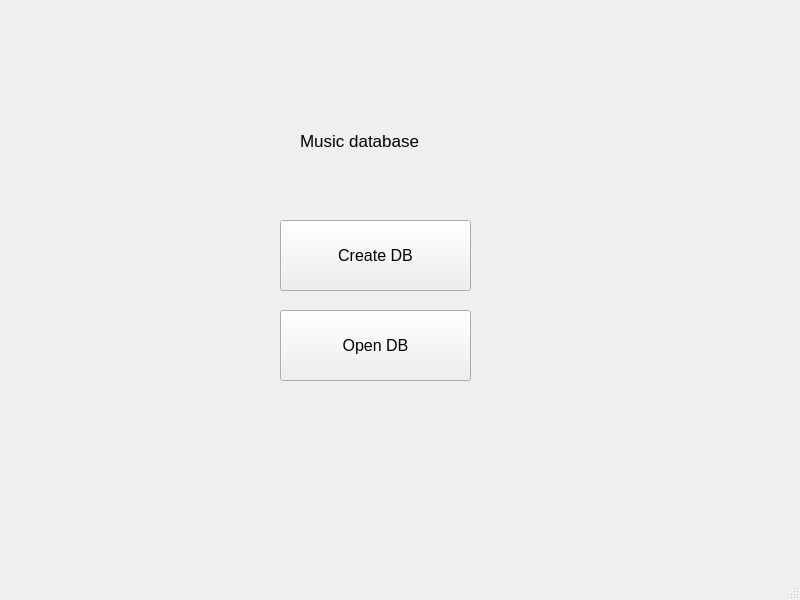
<?xml version="1.0" encoding="UTF-8"?>
<ui version="4.0">
 <class>MainWindow</class>
 <widget class="QMainWindow" name="MainWindow">
  <property name="geometry">
   <rect>
    <x>0</x>
    <y>0</y>
    <width>800</width>
    <height>600</height>
   </rect>
  </property>
  <property name="font">
   <font>
    <pointsize>10</pointsize>
   </font>
  </property>
  <property name="windowTitle">
   <string>MainWindow</string>
  </property>
  <widget class="QWidget" name="centralwidget">
   <widget class="QPushButton" name="createButton">
    <property name="geometry">
     <rect>
      <x>280</x>
      <y>220</y>
      <width>191</width>
      <height>71</height>
     </rect>
    </property>
    <property name="font">
     <font>
      <pointsize>12</pointsize>
     </font>
    </property>
    <property name="text">
     <string>Create DB</string>
    </property>
   </widget>
   <widget class="QPushButton" name="openButton">
    <property name="geometry">
     <rect>
      <x>280</x>
      <y>310</y>
      <width>191</width>
      <height>71</height>
     </rect>
    </property>
    <property name="font">
     <font>
      <pointsize>12</pointsize>
     </font>
    </property>
    <property name="text">
     <string>Open DB</string>
    </property>
   </widget>
   <widget class="QLabel" name="label">
    <property name="geometry">
     <rect>
      <x>300</x>
      <y>120</y>
      <width>151</width>
      <height>41</height>
     </rect>
    </property>
    <property name="font">
     <font>
      <pointsize>13</pointsize>
     </font>
    </property>
    <property name="text">
     <string>Music database</string>
    </property>
   </widget>
   <widget class="QLabel" name="errorLabel">
    <property name="geometry">
     <rect>
      <x>250</x>
      <y>460</y>
      <width>451</width>
      <height>51</height>
     </rect>
    </property>
    <property name="font">
     <font>
      <pointsize>10</pointsize>
     </font>
    </property>
    <property name="text">
     <string/>
    </property>
   </widget>
  </widget>
  <widget class="QMenuBar" name="menubar">
   <property name="geometry">
    <rect>
     <x>0</x>
     <y>0</y>
     <width>800</width>
     <height>29</height>
    </rect>
   </property>
  </widget>
  <widget class="QStatusBar" name="statusbar"/>
 </widget>
 <resources/>
 <connections/>
</ui>
